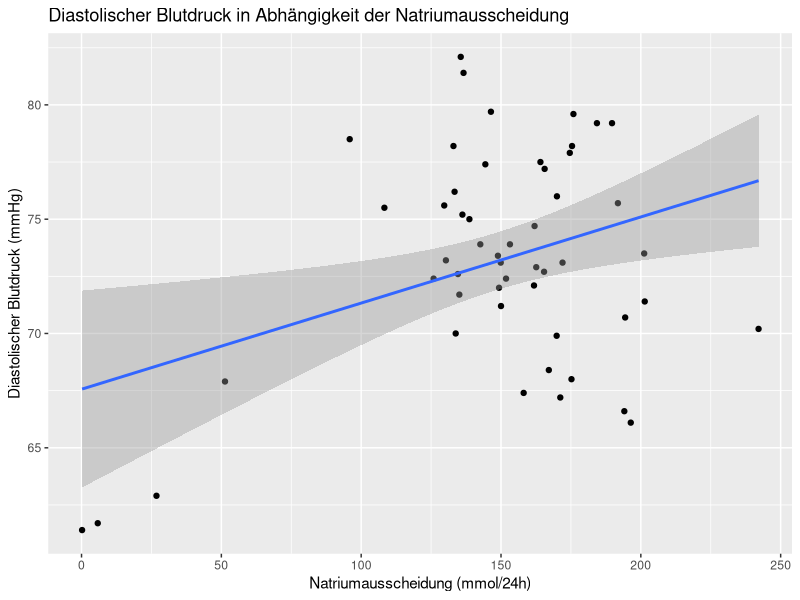
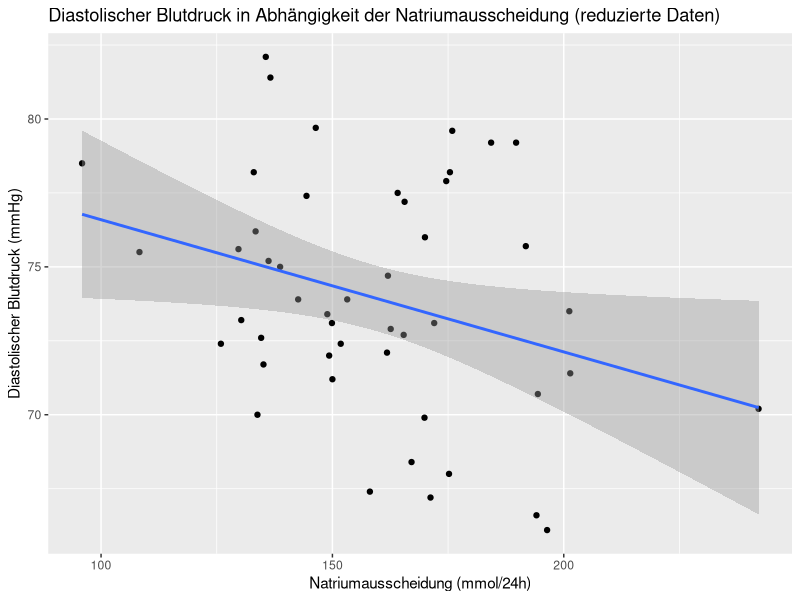
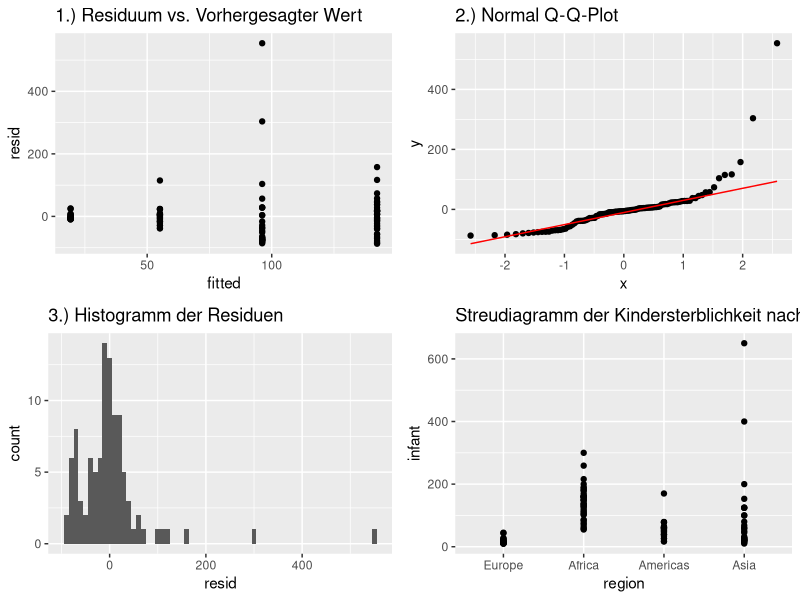
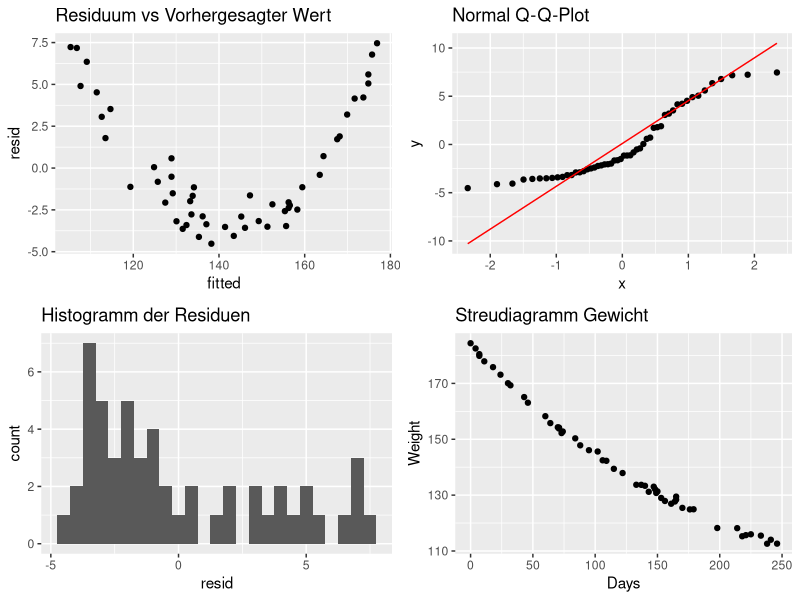
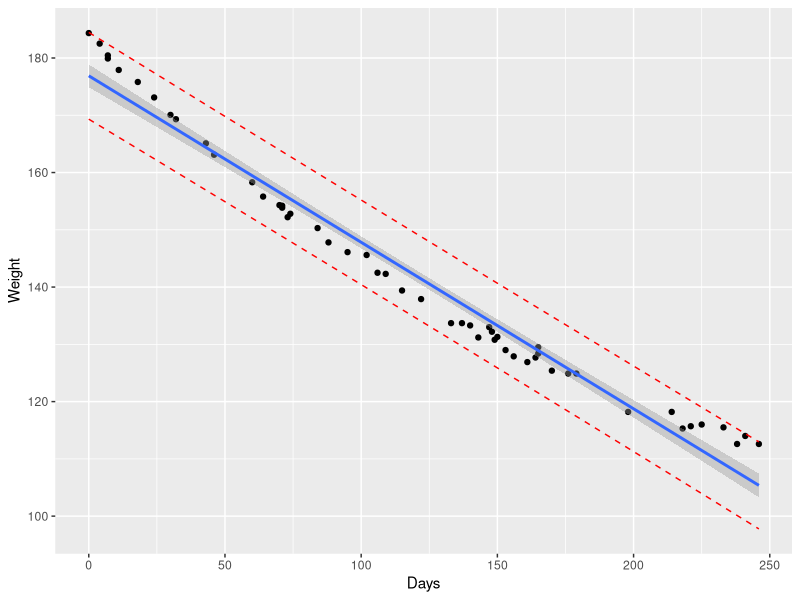
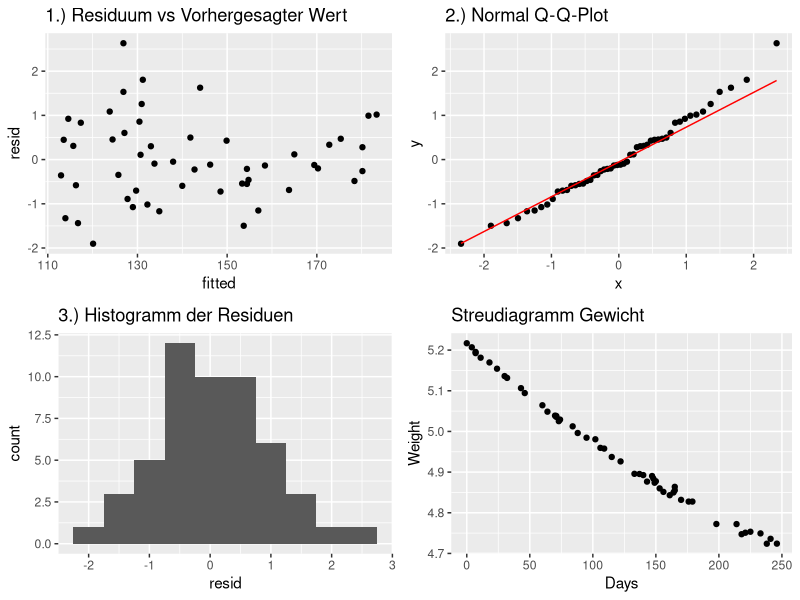
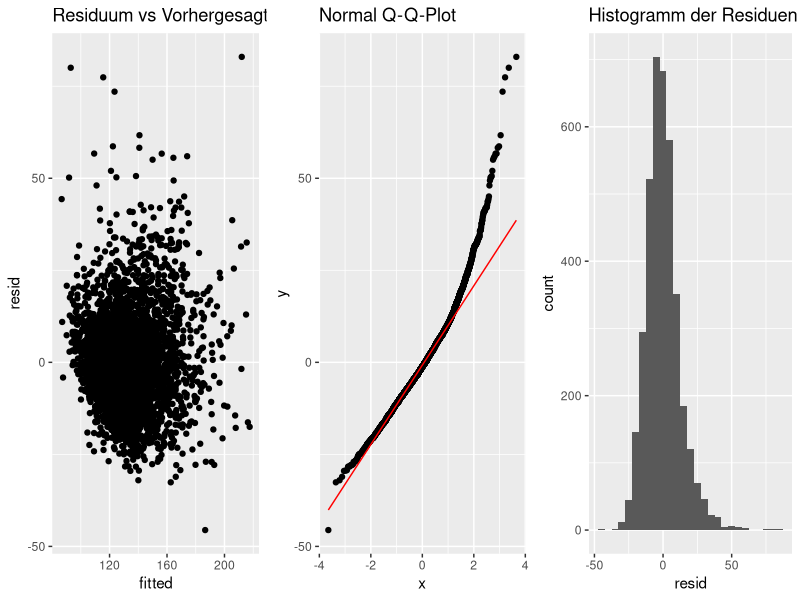
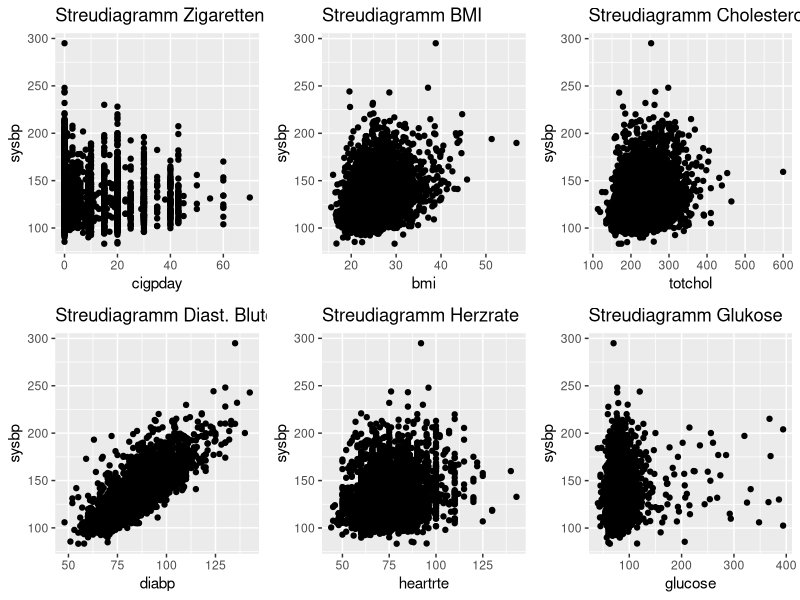

Recreate these plots in R, in order.
## ---- chunk 1
# import intersalt data
intersalt <- read.csv("intersalt.csv", sep = ";", dec = ",")

# summary of intersalt data
str(intersalt)

# transform variables from character to numeric
intersalt$b <- as.numeric(intersalt$b)
intersalt$bp <- as.numeric(intersalt$bp)
intersalt$na <- as.numeric(intersalt$na)

# first model (all data points)
model_1 <- lm(bp ~ na, data = intersalt)

# sort data by na
intersalt_sorted <- intersalt[order(intersalt$na),]

# new data set without the 4 smallest na values
intersalt_m2 <- intersalt_sorted[-c(1:4),]

# second model (without 4 smallest na values)
model_2 <- lm(bp ~ na, data = intersalt_m2)

## ---- chunk 2
# summary and confidence interval for model_1
summary(model_1)
confint(model_1)
## ---- chunk 3
# regression plot for model_1
library(ggplot2)
ggplot(intersalt, aes(x = na, y = bp)) +
  geom_point() +
  geom_smooth(method = "lm", se = TRUE) +
  labs(title = "Diastolischer Blutdruck in Abhängigkeit der Natriumausscheidung",
       x = "Natriumausscheidung (mmol/24h)",
       y = "Diastolischer Blutdruck (mmHg)")

## ---- chunk 4
# summary and confidence interval for model_2
summary(model_2)
confint(model_2)

## ---- chunk 5
# regression plot for model_2
ggplot(intersalt_m2, aes(x = na, y = bp)) +
  geom_point() +
  geom_smooth(method = "lm", se = TRUE) +
  labs(title = "Diastolischer Blutdruck in Abhängigkeit der Natriumausscheidung (reduzierte Daten)",
       x = "Natriumausscheidung (mmol/24h)",
       y = "Diastolischer Blutdruck (mmHg)")
## ---- chunk 6
# Import the data
data <- read.csv2("infant.csv")

# Convert the region variable to a factor
data$region <- as.factor(data$region)

# Set "Europe" as the reference level for the region variable
data$region <- relevel(data$region, ref = "Europe")

# Fit a linear model with infant as a function of region
model <- lm(infant ~ region, data = data)

# Print the model equation and 95% confidence intervals
summary(model)
confint(model, level=0.95)
## ---- chunk 7
# Interpret the significance of the results

# The p-value for each term tests the null hypothesis that the coefficient is equal to zero (no effect).
# A low p-value (< 0.05) indicates that you can reject the null hypothesis.

# Assess the quality of the model and perform a residual analysis
#par(mfrow=c(2,2))
#plot(model)

# Convert model's data to a data frame
model_data <- data[complete.cases(data), ]  # remove rows with missing values
df <- data.frame(resid = resid(model), fitted = fitted(model),
                 region = model_data$region, infant = model_data$infant)

# Load ggplot2
library(ggplot2)

# plots of residual analysis
# 1. Residuals vs Fitted
p1 <- ggplot(df, aes(fitted, resid)) +
  geom_point() +
  #geom_smooth(se = FALSE) +
  ggtitle("1.) Residuum vs. Vorhergesagter Wert")

# 2. Normal Q-Q
p2 <- ggplot(df, aes(sample = resid)) +
  stat_qq() +
  stat_qq_line(colour = "red") +
  ggtitle("2.) Normal Q-Q-Plot")

# 3. Histogram of residuals
p3 <- ggplot(df, aes(x=resid)) +
  geom_histogram(binwidth = 10) +
  ggtitle("3.) Histogramm der Residuen")

# 4. Scatter Plot
p4 <- ggplot(df, aes(x=region, y=infant)) +
  geom_jitter(width=0.0) +
  ggtitle("Streudiagramm der Kindersterblichkeit nach Region")

# Load gridExtra
library(gridExtra)

# Arrange the plots in a 4x1 grid
grid.arrange(p1, p2, p3, p4, nrow = 2)

## ---- chunk 8
# Get the model coefficients and their confidence intervals
coef <- coef(model)
conf_int <- confint(model)
names(coef(model))

# Calculate the infant mortality rate for Europe
europe_coef <- coef["(Intercept)"]
europe_conf_int <- conf_int["(Intercept)", ]

# Calculate the infant mortality rate for Africa
africa_coef <- coef["regionAfrica"]
africa_conf_int <- conf_int["regionAfrica", ]

# Print the results
cat("Europa:\n")
cat("Anzahl: ", europe_coef, "\n")
cat("95% KI: ", europe_conf_int, "\n")

cat("Afrika:\n")
cat("Anzahl: ", africa_coef+europe_coef, "\n")
cat("95% KI: ", africa_conf_int+europe_coef, "\n")
## ---- chunk 9
library(readxl)
# import the data
data <- read_excel("wtloss.xlsx")

# fit a linear model
model <- lm(Weight ~ Days, data = data)

# print the model equation and 95% confidence intervals
summary(model)
confint(model, level=0.95)
## ---- chunk 10
# Convert model's data to a data frame
model_data <- data[complete.cases(data), ]  # remove rows with missing values
df <- data.frame(resid = resid(model), fitted = fitted(model),
                 Weight = model_data$Weight, Days = model_data$Days)

# Load ggplot2
library(ggplot2)

# Create the four diagnostic plots
# 1. Residuals vs Fitted
p1 <- ggplot(df, aes(fitted, resid)) +
  geom_point() +
  #geom_smooth(se = FALSE) +
  ggtitle("Residuum vs Vorhergesagter Wert")

# 2. Normal Q-Q
p2 <- ggplot(df, aes(sample = resid)) +
  stat_qq() +
  stat_qq_line(colour = "red") +
  ggtitle("Normal Q-Q-Plot")

# 3. Histogram of residuals
p3 <- ggplot(df, aes(x=resid)) +
  geom_histogram(binwidth = 0.5) +
  ggtitle("Histogramm der Residuen")

# 4. Scatter Plot
p4 <- ggplot(df, aes(x=Days, y=Weight)) +
  geom_jitter(width=0.0) +
  ggtitle("Streudiagramm Gewicht")

# Load gridExtra
library(gridExtra)

# Arrange the plots in a 4x1 grid
grid.arrange(p1, p2, p3, p4, nrow = 2)
## ---- chunk 11
# 1. Add predictions 
pred.int <- predict(model, interval = "prediction")
mydata <- cbind(data, pred.int)
# 2. Regression line + confidence intervals
library("ggplot2")
p <- ggplot(mydata, aes(x=Days, y=Weight)) +
  geom_point() +
  stat_smooth(method = lm)
# 3. Add prediction intervals
p + geom_line(aes(y = lwr), color = "red", linetype = "dashed")+
    geom_line(aes(y = upr), color = "red", linetype = "dashed")
## ---- chunk 12
# Load necessary library
library(caret)

# Drop the first row to avoid singularity in logarithmic model
new_data <- data[-1, ]

# Fit different types of models
linear_model <- lm(Weight ~ Days, data = data)
logarithmic_model <- lm(Weight ~ log(Days), data = new_data)
quadratic_model <- lm(Weight ~ poly(Days, 2), data = data)
cubic_model <- lm(Weight ~ poly(Days, 3), data = data)
fifth_order_model <- lm(Weight ~ poly(Days, 5), data = data)

# List of models
models <- list(linear_model, logarithmic_model, quadratic_model, cubic_model, fifth_order_model)

# Calculate R^2 and RMSE for each model
for (model in models) {
  # output title of model
  cat(paste("Model: ", deparse(model$call), "\n"))
  print(summary(model)$r.squared) # R^2
  print(summary(model)$adj.r.squared) # Adjusted R^2
  print(sqrt(mean(resid(model)^2))) # RMSE
  cat("\n")
}
## ---- chunk 13

# Calculate the logarithm of a column and overwrite the old values
log_data = data
log_data$Weight <- log(data$Weight)

# Convert model's data to a data frame
model_data <- data[complete.cases(data), ]  # remove rows with missing values
df <- data.frame(resid = resid(models[[3]]), fitted = fitted(models[[3]]),
                 Weight = log_data$Weight, Days = log_data$Days)

# Load ggplot2
library(ggplot2)

# Create the four diagnostic plots
# 1. Residuals vs Fitted
p1 <- ggplot(df, aes(fitted, resid)) +
  geom_point() +
  #geom_smooth(se = FALSE) +
  ggtitle("1.) Residuum vs Vorhergesagter Wert")

# 2. Normal Q-Q
p2 <- ggplot(df, aes(sample = resid)) +
  stat_qq() +
  stat_qq_line(colour = "red") +
  ggtitle("2.) Normal Q-Q-Plot")

# 3. Histogram of residuals
p3 <- ggplot(df, aes(x=resid)) +
  geom_histogram(binwidth = 0.5) +
  ggtitle("3.) Histogramm der Residuen")

# 4. Scatter Plot
p4 <- ggplot(df, aes(x=Days, y=Weight)) +
  geom_jitter(width=0.0) +
  ggtitle("Streudiagramm Gewicht")

# Load gridExtra
library(gridExtra)

# Arrange the plots in a 4x1 grid
grid.arrange(p1, p2, p3, p4, nrow = 2)
## ---- chunk 14
# Define new data frame with the single x value
new_data <- data.frame(Days = c(30,200))

# Calculate predicted y value with confidence interval
confidence_interval <- predict(models[[1]], newdata = new_data, interval = "confidence")

# Calculate predicted y value with prediction interval
prediction_interval <- predict(models[[1]], newdata = new_data, interval = "prediction")

# Print the results
print(confidence_interval)
print(prediction_interval)
## ---- chunk 15
# Define new data frame with the single x value
new_data <- data.frame(Days = c(30,200))

# Calculate predicted y value with confidence interval
confidence_interval <- predict(models[[3]], newdata = new_data, interval = "confidence")

# Calculate predicted y value with prediction interval
prediction_interval <- predict(models[[3]], newdata = new_data, interval = "prediction")

# Print the results
print(confidence_interval)
print(prediction_interval)
## ---- chunk 16
# Import the data
# Load necessary library
library(haven)

# Read in .sav file
data <- read_spss("Framingham.sav")

# Fit a multivariate linear regression model with all variables
max_model <- lm(sysbp ~ ., data = data)

summary(max_model)

# Calculate confidence intervals for each variable
#conf_intervals <- confint(model,level=0.95)
#print(conf_intervals)

# Extract coefficients
coefficients <- coef(max_model)

# Calculate confidence intervals
conf_intervals <- confint(max_model, level = 0.95)

# Print coefficients and their confidence intervals
for (i in 1:length(coefficients)) {
  cat(names(coefficients)[i], ": ", coefficients[i], ", CI: [", conf_intervals[i, 1], ", ", conf_intervals[i, 2], "]\n")
}
## ---- chunk 17
# Import the data
# Load necessary library
library(haven)

# Read in .sav file
data <- read_spss("Framingham.sav")

# Convert the educ variable to a factor
data$educ <- as.factor(data$educ)

# Set "1" as the reference level for the educ variable
data$educ <- relevel(data$educ, ref = "1")

# Convert the sex variable to a factor
data$sex <- as.factor(data$sex)

# Set "1" as the reference level for the educ variable
data$sex <- relevel(data$sex, ref = "1")

# Convert the cursmoke variable to a factor
data$cursmoke <- as.factor(data$cursmoke)

# Set "0" as the reference level for the cursmoke variable
data$cursmoke <- relevel(data$cursmoke, ref = "0")

# Convert the bpmeds variable to a factor
data$bpmeds <- as.factor(data$bpmeds)

# Set "0" as the reference level for the bpmeds variable
data$bpmeds <- relevel(data$bpmeds, ref = "0")

# Convert the diabetes variable to a factor
data$diabetes <- as.factor(data$diabetes)

# Set "0" as the reference level for the diabetes variable
data$diabetes <- relevel(data$diabetes, ref = "0")

model <- lm(sysbp ~ sex + age + educ + cursmoke + cigpday + bpmeds + totchol + diabp + bmi + diabetes + heartrte + glucose, data = data)

summary(model)

# Extract coefficients
coefficients <- coef(model)

# Calculate confidence intervals
conf_intervals <- confint(model, level = 0.95)

# Print coefficients and their confidence intervals
for (i in 1:length(coefficients)) {
  cat(names(coefficients)[i], ": ", coefficients[i], ", CI: [", conf_intervals[i, 1], ", ", conf_intervals[i, 2], "]\n")
}
## ---- chunk 18
# Convert model's data to a data frame
model_data <- data[complete.cases(data), ]  # remove rows with missing values
df <- data.frame(resid = resid(model), fitted = fitted(model),
                 sysbp = model_data$sysbp, sex = model_data$sex, age = model_data$age, educ = model_data$educ, cursmoke = model_data$cursmoke, cigpday = model_data$cigpday, bpmeds = model_data$bpmeds, totchol = model_data$totchol, diabp = model_data$diabp, bmi = model_data$bmi, diabetes = model_data$diabetes, heartrte = model_data$heartrte, glucose = model_data$glucose)

# Load ggplot2
library(ggplot2)

# Create a function to generate scatter plots
scatter_plot <- function(df, x_var, y_var = "sysbp", title) {
  ggplot(df, aes_string(x = x_var, y = y_var)) +
    geom_jitter(width = 0.0) +
    ggtitle(title)
}

# Create the four diagnostic plots
p1 <- ggplot(df, aes(fitted, resid)) +
  geom_point() +
  ggtitle("Residuum vs Vorhergesagter Wert")

p2 <- ggplot(df, aes(sample = resid)) +
  stat_qq() +
  stat_qq_line(colour = "red") +
  ggtitle("Normal Q-Q-Plot")

p3 <- ggplot(df, aes(x=resid)) +
  geom_histogram(binwidth = 5) +
  ggtitle("Histogramm der Residuen")

# Create scatter plots using the function
p4 <- scatter_plot(df, "sex", title = "Streudiagramm Geschlecht")
p5 <- scatter_plot(df, "educ", title = "Streudiagramm Bildung")
p6 <- scatter_plot(df, "cursmoke", title = "Streudiagramm Raucher")
p7 <- scatter_plot(df, "cigpday", title = "Streudiagramm Zigaretten")
p8 <- scatter_plot(df, "bmi", title = "Streudiagramm BMI")
p9 <- scatter_plot(df, "bpmeds", title = "Streudiagramm Blutdrucksenker")
p10 <- scatter_plot(df, "totchol", title = "Streudiagramm Cholesterol")
p11 <- scatter_plot(df, "diabp", title = "Streudiagramm Diast. Blutdruck")
p12 <- scatter_plot(df, "diabetes", title = "Streudiagramm Diabetes")
p13 <- scatter_plot(df, "heartrte", title = "Streudiagramm Herzrate")
p14 <- scatter_plot(df, "glucose", title = "Streudiagramm Glukose")

# Arrange the plots
grid.arrange(p1, p2, p3, nrow = 1)
grid.arrange(p7, p8, p10, p11, p13, p14, nrow = 2)
grid.arrange(p4, p5, p6, p9, p12, nrow = 2)
## ---- chunk 19
# Create a new data frame that contains the person's profile
new_data <- data.frame(
  sex = factor("2", levels = c("1","2")), # Female
  age = 50,
  educ = factor("2", levels = c("1","2","3","4")), # High School
  cursmoke = factor("1", levels = c("0","1")), # Yes
  cigpday = 8,
  bpmeds = factor("0", levels = c("0","1")), # No
  totchol = 220,
  diabp = 85,
  bmi = 30,
  diabetes = factor("0", levels = c("0","1")), # No
  heartrte = 90,
  glucose = 90
)

# Predict the systolic blood pressure
predicted_sysbp <- predict(model, newdata = new_data)

print(predicted_sysbp)

# Get the confidence interval for the predicted value
predicted_sysbp_conf_int <- predict(model, newdata = new_data, interval = "confidence")
print(predicted_sysbp_conf_int)

# Get the prediction interval for the predicted value
predicted_sysbp_pred_int <- predict(model, newdata = new_data, interval = "prediction")
print(predicted_sysbp_pred_int)
